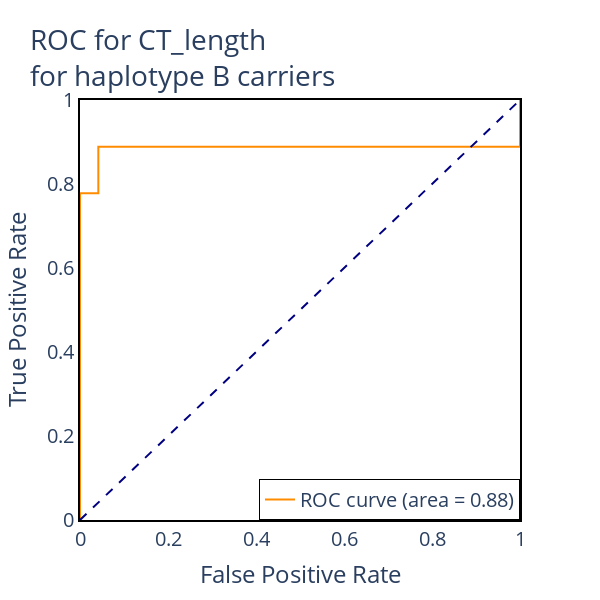

Write notebook code for a chart like this one.
### Code cell
# and the minor haplotype carriers
roc(df[df["haplotype"] == "minor"], "CT_length", title="ROC for CT_length<br>for haplotype B carriers")

### Figure 1 — Plotly figure (JSON) as saved in the notebook; plotly's stock layout.template omitted (floating-point values rounded to 4 significant figures)
{"data": [{"line": {"color": "darkorange", "width": 2}, "mode": "lines", "name": "ROC curve (area = 0.88)", "type": "scatter", "x": [0, 0, 0, 0.04167, 0.04167, 1, 1], "y": [0, 0.1111, 0.7778, 0.7778, 0.8889, 0.8889, 1]}, {"line": {"color": "navy", "dash": "dash", "width": 2}, "mode": "lines", "name": "Random", "showlegend": false, "type": "scatter", "x": [0, 1], "y": [0, 1]}], "layout": {"font": {"size": 20}, "height": 600, "legend": {"bordercolor": "black", "borderwidth": 1, "x": 1, "xanchor": "right", "y": 0, "yanchor": "bottom"}, "plot_bgcolor": "white", "showlegend": true, "title": {"text": "ROC for CT_length<br>for haplotype B carriers"}, "width": 600, "xaxis": {"linecolor": "black", "linewidth": 2, "mirror": true, "range": [0, 1], "showline": true, "title": {"text": "False Positive Rate"}}, "yaxis": {"linecolor": "black", "linewidth": 2, "mirror": true, "range": [0, 1], "showline": true, "title": {"text": "True Positive Rate"}}}}
